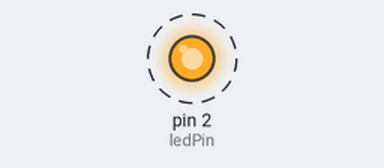
This sketch was run on a simulated Arduino Uno, built with avr-gcc and run on an emulated ATmega328P. Parts: output pins drawn as LEDs (lit = HIGH). Dashed ring = blinking. What the sketch prints to the serial monitor is not drawn.

Above: at 0.5 s.
Timing chart, 0 to 4.6 s (numbered marks = the images above):
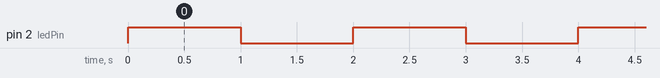

Measured:
- by itself, pin 2 (ledPin): alternates HIGH for 1.0 s and LOW for 1.0 s

The sketch:

wifitest.ino
```cpp
/* example from  http://www.arduinesp.com/examples  */
/* to be flashed directly to ESP8266 */
int ledPin = 2;
void setup()
{
pinMode(ledPin, OUTPUT);
Serial.begin(9600);
  Serial.setTimeout(2000);
}
void loop()
{
  Serial.println("Device Started");
digitalWrite(ledPin, HIGH); // turn the LED on (HIGH is the voltage level)
delay(1000); // wait for a second
digitalWrite(ledPin, LOW); // turn the LED off by making the voltage LOW
delay(1000); // wait for a second
}
```
